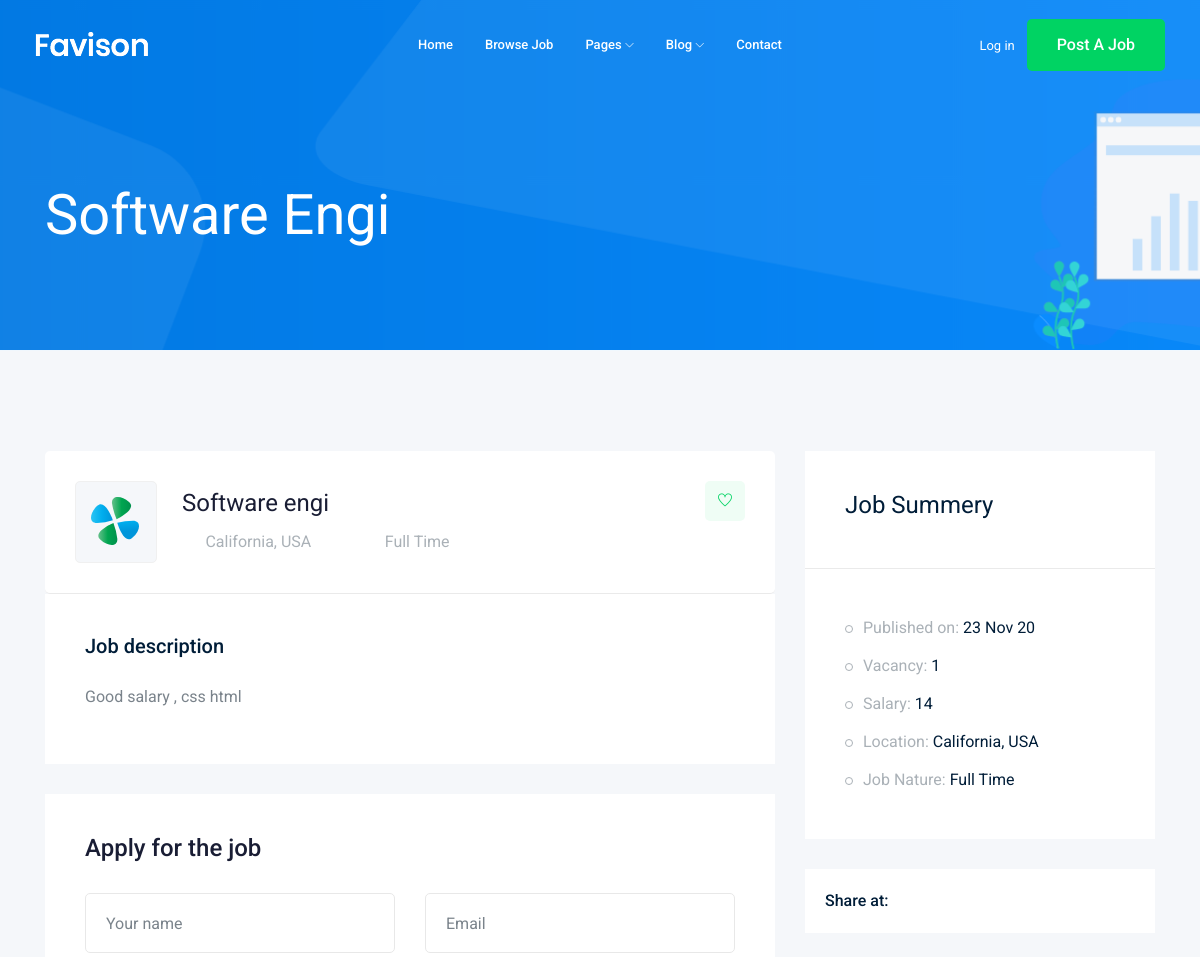
The page /jobs/1 (upper part) on the database as committed earlier.
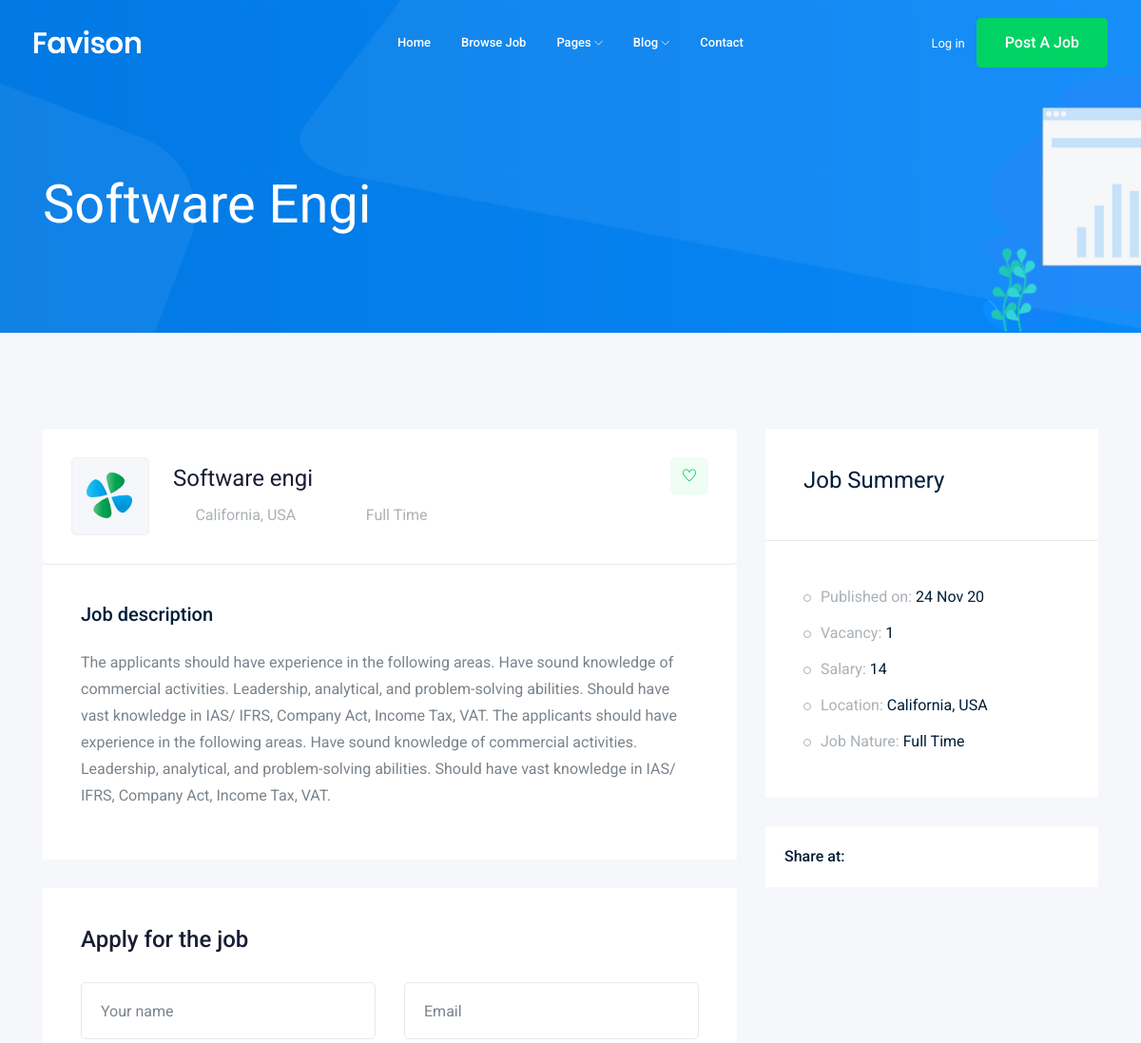
The same page on the database as committed later.
### Job/models.py (models this page shows)
class Job(models.Model):#Table
    title = models.CharField(max_length=100)#colmun
    job_type = models.CharField(max_length=15,choices=Job_Type)
    description = models.TextField(max_length=1000)
    publish = models.DateTimeField(auto_now=True)
    vacancy = models.IntegerField(default=1)
    salary = models.IntegerField(default=0)
    experience = models.IntegerField(default=1)
    category = models.ForeignKey('Category',on_delete=models.CASCADE)
    images  = models.ImageField(upload_to=image_upload)
    def __str__(self) :
        return self.title

### Job/views.py (the view)
# urls.py: path('<int:id>',views.job_detail,name='jobdetail'),
def job_detail(request,id) :
    job_detail= Job.objects.get(id=id)
    context = {'jobs' : job_detail}
    print(job_list)
    return render(request,'Job/job_detail.html',context)

### Job/templates/Job/job_detail.html (shortened to what the changed rows need)
{% extends 'base.html'%}
{% block body %}
    <div class="bradcam_area bradcam_bg_1">
        <div class="container">
            <div class="row">
                <div class="col-xl-12">
                    <div class="bradcam_text">
                        <h3>{{jobs}}</h3>
                    </div>
                </div>
            </div>
        </div>
    </div>
    <div class="job_details_area">
        <div class="container">
            <div class="row">
                <div class="col-lg-8">
                    <div class="job_details_header">
                        <div class="single_jobs white-bg d-flex justify-content-between">
                            <div class="jobs_left d-flex align-items-center">
                                <div class="jobs_conetent">
                                    <a href="#"><h4>{{jobs}}</h4></a>
                                    <div class="links_locat d-flex align-items-center">
                                        <div class="location">
                                            <p> <i class="fa fa-clock-o"></i> {{jobs.job_type}}</p>
                                        </div>
                                    </div>
                                </div>
                            </div>
                        </div>
                    </div>
                    <div class="descript_wrap white-bg">
                        <div class="single_wrap">
                            <h4>Job description</h4>
                            <p>{{jobs.description}}</p>
                        </div>
                    </div>
                </div>
                <div class="col-lg-4">
                    <div class="job_sumary">
                        <div class="job_content">
                            <ul>
                                <li>Published on: <span>{{jobs.publish|date:'d M y'}}</span></li>
                                <li>Vacancy: <span>{{jobs.vacancy}}</span></li>
                                <li>Salary: <span>{{jobs.salary}}</span></li>
                                <li>Job Nature: <span> {{jobs.job_type}}</span></li>
                            </ul>
                        </div>
                    </div>
                </div>
            </div>
        </div>
    </div>
{%endblock body %}

Rows that differ between the two databases and show on the page:
changed Job "Software Engi": description "Good salary , css html" → "The applicants should have experience in the following areas. Have sound knowledge of commercial activities. Leadership, analytical, and problem-solving abilities. Should have vast knowledge in IAS/ IFRS, Company Act, Income Tax, VAT. The applicants should have experience in the following areas. Have sound knowledge of commercial activities. Leadership, analytical, and problem-solving abilities. Should have vast knowledge in IAS/ IFRS, Company Act, Income Tax, VAT."; publish "23 Nov 20" → "24 Nov 20"
